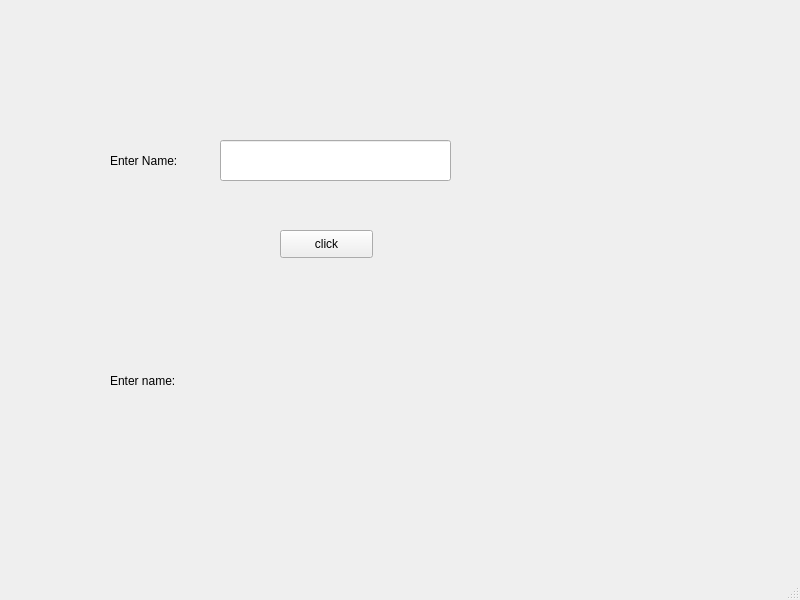
<?xml version="1.0" encoding="UTF-8"?>
<ui version="4.0">
 <class>MainWindow</class>
 <widget class="QMainWindow" name="MainWindow">
  <property name="geometry">
   <rect>
    <x>0</x>
    <y>0</y>
    <width>800</width>
    <height>600</height>
   </rect>
  </property>
  <property name="windowTitle">
   <string>MainWindow</string>
  </property>
  <widget class="QWidget" name="centralwidget">
   <widget class="QPushButton" name="c1">
    <property name="geometry">
     <rect>
      <x>280</x>
      <y>230</y>
      <width>93</width>
      <height>28</height>
     </rect>
    </property>
    <property name="text">
     <string>click</string>
    </property>
   </widget>
   <widget class="QLabel" name="lb1">
    <property name="geometry">
     <rect>
      <x>110</x>
      <y>140</y>
      <width>151</width>
      <height>41</height>
     </rect>
    </property>
    <property name="text">
     <string>Enter Name:</string>
    </property>
   </widget>
   <widget class="QLineEdit" name="l1">
    <property name="geometry">
     <rect>
      <x>220</x>
      <y>140</y>
      <width>231</width>
      <height>41</height>
     </rect>
    </property>
   </widget>
   <widget class="QLabel" name="showtext">
    <property name="geometry">
     <rect>
      <x>240</x>
      <y>370</y>
      <width>131</width>
      <height>41</height>
     </rect>
    </property>
    <property name="text">
     <string/>
    </property>
   </widget>
   <widget class="QLabel" name="bt">
    <property name="geometry">
     <rect>
      <x>110</x>
      <y>350</y>
      <width>181</width>
      <height>61</height>
     </rect>
    </property>
    <property name="text">
     <string>Enter name:</string>
    </property>
   </widget>
  </widget>
  <widget class="QMenuBar" name="menubar">
   <property name="geometry">
    <rect>
     <x>0</x>
     <y>0</y>
     <width>800</width>
     <height>27</height>
    </rect>
   </property>
  </widget>
  <widget class="QStatusBar" name="statusbar"/>
 </widget>
 <resources/>
 <connections/>
</ui>
